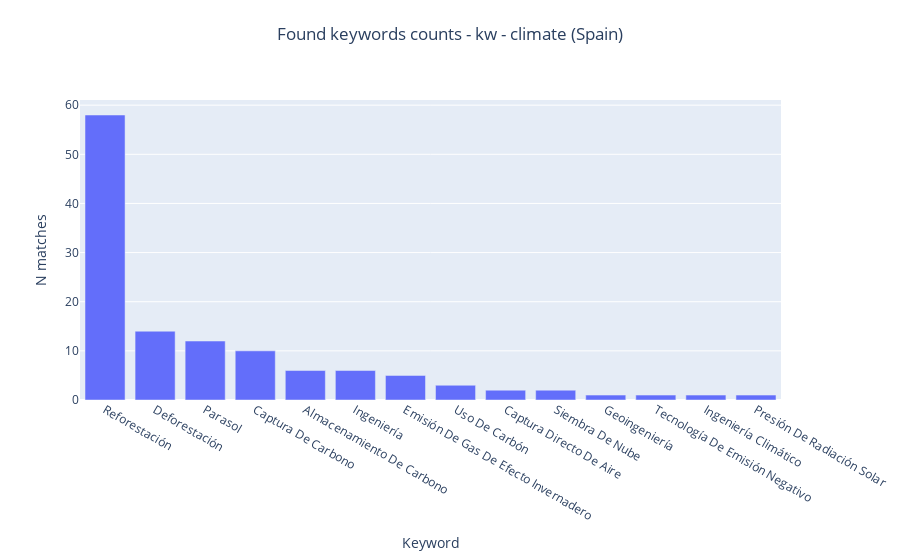

Source (notebook cell):
### Code cell
c = 'es'#countries[12]
t = 'climate'
dftmp = df_all[df_all.country==c]
alias = aliases[c]
xx, yy, cc = plot_kw_matches_counts(dftmp, 'kw_matches', countries_dict[c]['name'], c, t, PATH_MAIN, nw=14,
                           orient='v',aliases_dict=alias,save=False, ethics =False)

### Figure 1 — Plotly figure (JSON) as saved in the notebook; plotly's stock layout.template omitted (floating-point values rounded to 4 significant figures)
{"data": [{"orientation": "v", "type": "bar", "x": ["Reforestación", "Deforestación", "Parasol", "Captura De Carbono", "Almacenamiento De Carbono", "Ingeniería", "Emisión De Gas De Efecto Invernadero", "Uso De Carbón", "Captura Directo De Aire", "Siembra De Nube", "Geoingeniería", "Tecnología De Emisión Negativo", "Ingeniería Climático", "Presión De Radiación Solar"], "y": [58, 14, 12, 10, 6, 6, 5, 3, 2, 2, 1, 1, 1, 1]}], "layout": {"title": {"text": "Found keywords counts - kw - climate (Spain)", "x": 0.5, "xanchor": "center", "y": 0.95, "yanchor": "top"}, "xaxis": {"title": {"text": "Keyword"}, "type": "category"}, "yaxis": {"tickformat": ",d", "title": {"text": "N matches"}}}}
